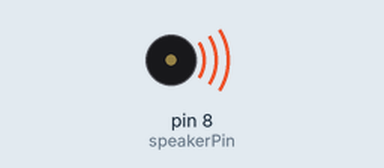
Recording of a sketch running on a simulated Arduino Uno, built with avr-gcc and run on an emulated ATmega328P. Shown: buzzer (waves = sounding).

Above: at 0.1 s.
Timing chart, 0 to 1.6 s (numbered marks = the images above):
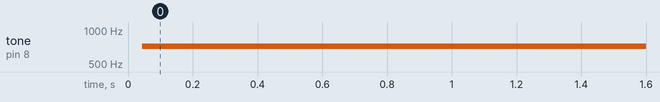

The sketch:

lazers.ino
```cpp
int speakerPin = 8;

void setup() {
  pinMode(speakerPin, OUTPUT);


}

void loop() {

     //lit beat
  for(int i = 500; i > 400; i-=20){
    digitalWrite(speakerPin, LOW);
    delayMicroseconds(i);
    digitalWrite(speakerPin, HIGH);
    delayMicroseconds(i*2);
  }
  for(int i = 500; i > 400; i-=20){
    digitalWrite(speakerPin, LOW);
    delayMicroseconds(i);
    digitalWrite(speakerPin, HIGH);
    delayMicroseconds(i*2);
  }
  for(int i = 500; i > 400; i-=20){
    digitalWrite(speakerPin, LOW);
    delayMicroseconds(i);
    digitalWrite(speakerPin, HIGH);
    delayMicroseconds(i*2);
    }
}
```

Measured:
- by itself, tone on pin 8 (speakerPin): silent → 718 Hz at 0.04 s
